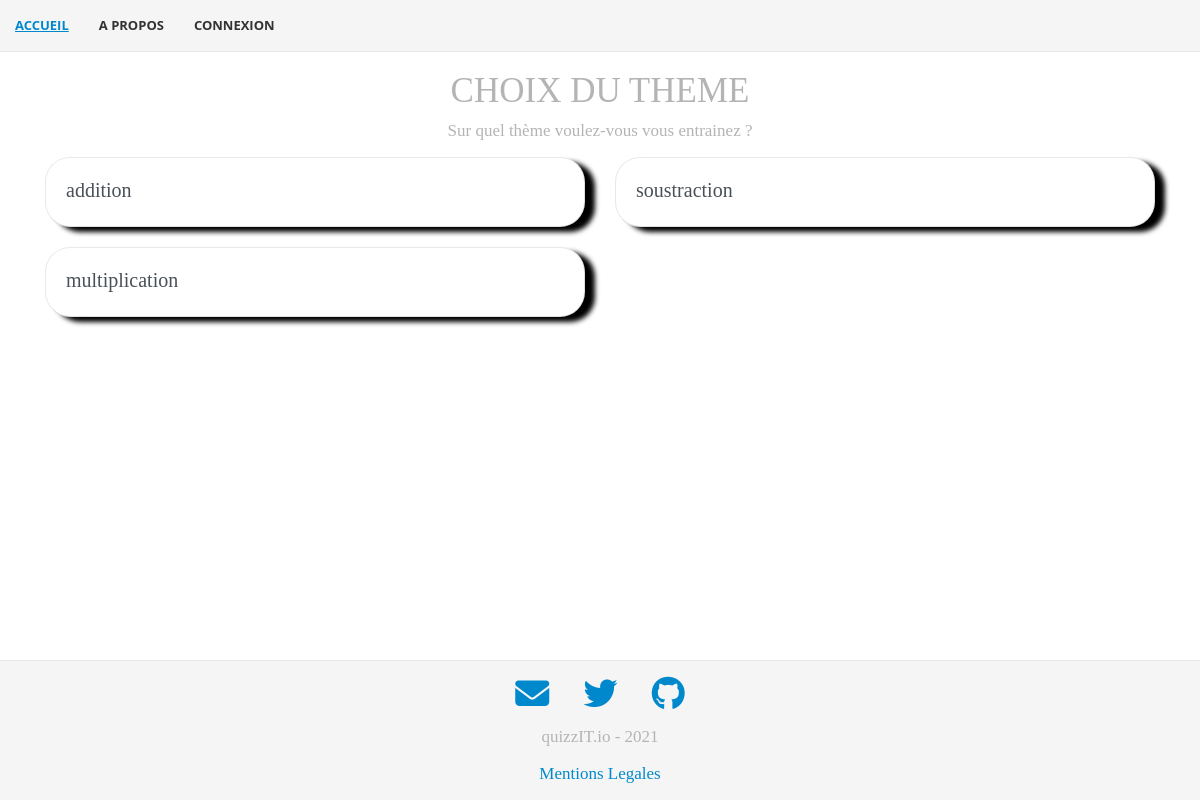
The page /ModuleConsult.php?id=1 on the database its author committed.
### tables this page shows
CREATE TABLE Module
(idModule int not null AUTO_INCREMENT,
libelleModule varchar(50) not null,
nbQuestion int,
scoreTotal int,
primary key (idModule),
idTheme int not null,
foreign key (idTheme) references Theme(idTheme) );

### ModuleConsult.php (the view, shortened to what this page needs)
<!DOCTYPE html>
<html lang="fr">
<head>
    <link rel="stylesheet" href="https://stackpath.bootstrapcdn.com/bootstrap/4.4.1/css/bootstrap.min.css">
    <link rel="stylesheet" href="css/style.css"/>
    <link rel="stylesheet" href="css/theme.css"/>
</head>
<body>
<?php
    include("header.php");
    include("config.php");
    $idTheme = $_GET['id'];
    $q = $DB->prepare("SELECT libelleModule, idModule FROM module WHERE idTheme = $idTheme");
    $q->execute();
    echo '<div class="container">';
    echo '<h1 class="center" style="font-size: 35px;">CHOIX DU THEME</h1>';
    echo '<p class="center"> Sur quel thème voulez-vous vous entrainez ? </p>';
    echo '<div class="row">';
    while($row = $q->fetch())
    {
        $libelleModule = $row["libelleModule"];
        $idModule = $row["idModule"];
        echo '<div class="col-6" id="col_id">';
        echo '<a href="quizz.php?id=' . $idModule .'" class="list-group-item list-group-item-action flex-column align-items-start" id="a_id">';
        echo '<div class="d-flex w-100 justify-content-between">';
        echo '<h5 class="mb-1">' . utf8_encode ( $libelleModule) . '</h5>';
        echo '</div>';
        echo '</a>';
        echo '</div>';
    }
    echo '</div>';
    echo '</div>';
    include("footer.php");
?>
</body>
</html>

### css/style.css (style rules this page uses)
html { position: relative; min-height: 100%; padding: 0; margin: 0; }
body { width: 100%; margin: 0 auto; color: rgb(180, 180, 180); background-color: white; font-family: Lora, 'Times New Roman', serif; font-size: 17px; line-height: 21px; }
.center { text-align: center; }
p { width: 100%; margin-left: auto; margin-right: auto; text-align: justify; }
a { text-decoration: none; color: rgb(0, 136, 204); }

### css/theme.css (style rules this page uses)
#a_id { border-style: outset; border-radius: 25px; background: white; padding: 20px; box-shadow: 10px 5px 5px black; margin-bottom: 20px; }

### rows shown on the page
module: libelleModule "addition"
module: libelleModule "soustraction"
module: libelleModule "multiplication"
